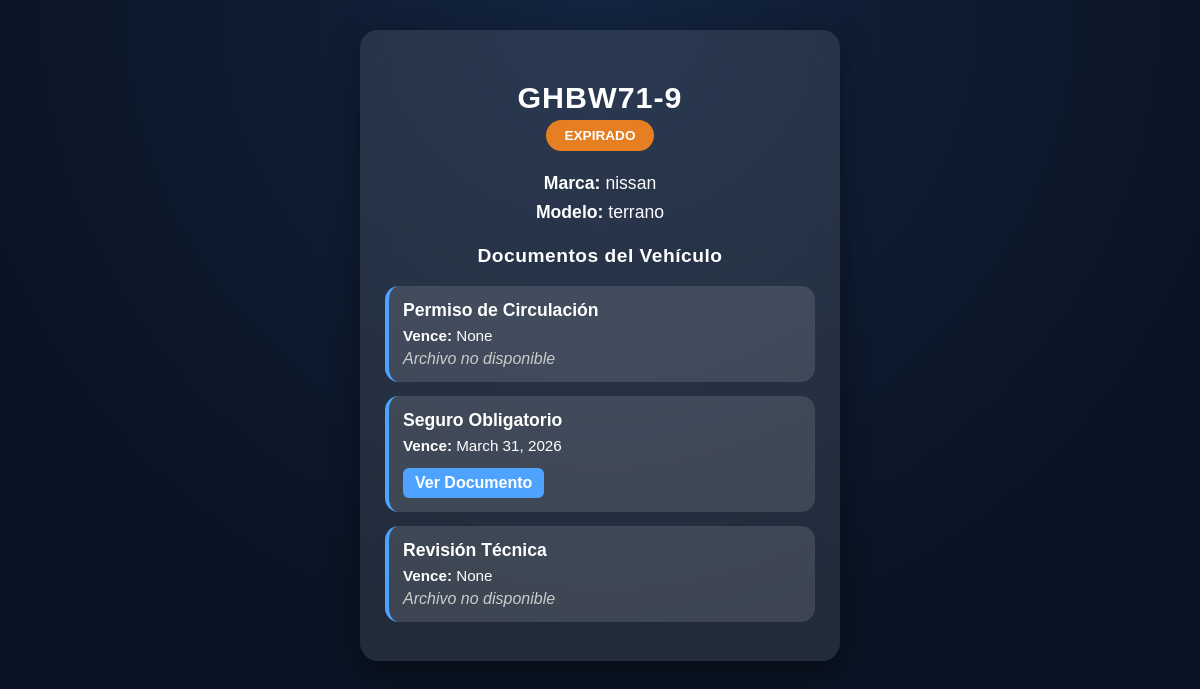
Page /api/accesos/qr-view/b72eed39a99545919bcff6431744009c/ on the earlier database version.
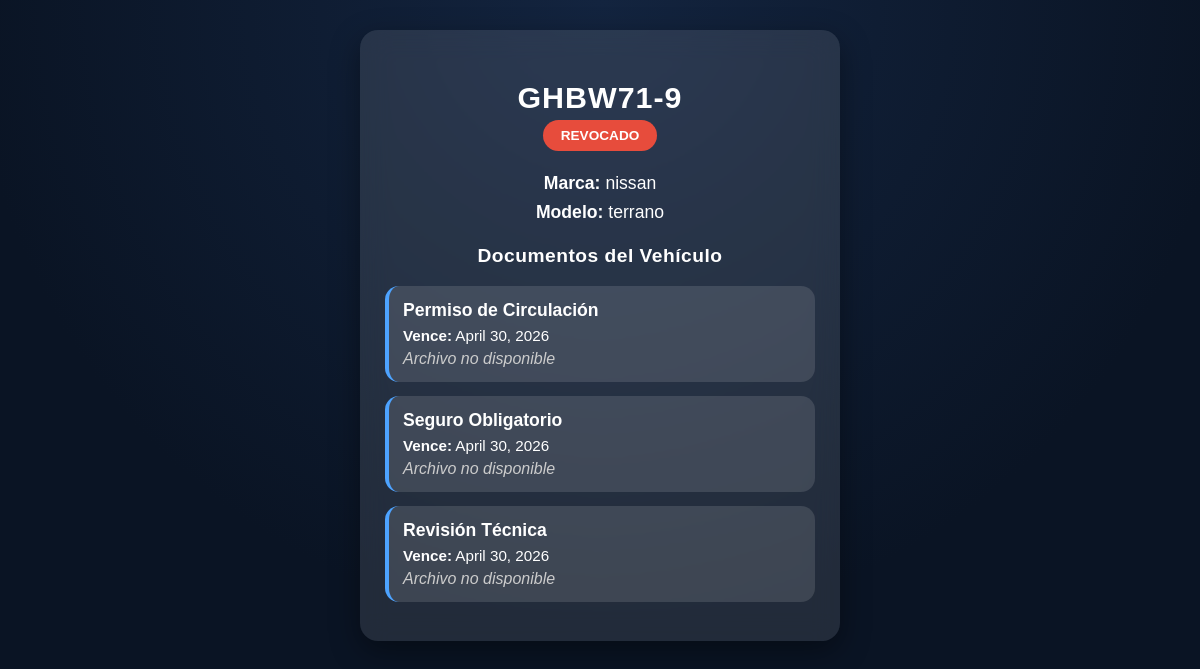
Same page on the later database version.
### documentos_vehiculo/models.py (models this page shows, shortened)
class DocumentoVehicular(models.Model):
    TIPOS =[
        ('rt', 'Revision técnica'),
        ('pc', 'Permiso de circulación'),
        ('so', 'Soap')
    ]
    user = models.ForeignKey(settings.AUTH_USER_MODEL, on_delete=models.CASCADE)
    vehiculo = models.ForeignKey(Vehiculo, on_delete=models.CASCADE, related_name='documentos')
    archivo = models.FileField(upload_to='documentos/', null=True, blank=True)
    tipo = models.CharField(max_length=2, choices=TIPOS)
    archivo_url = models.URLField(max_length=500, null=True, blank=True)
    fecha_subida = models.DateTimeField(auto_now_add=True)
    fecha_vencimiento = models.DateField(null=True, blank=True)
    activo = models.BooleanField(default=True)
    puntaje_validacion = models.PositiveIntegerField(default=0)
    detalles_validacion = models.JSONField(default=dict)
    class Meta:
        indexes = [
            models.Index(fields=['user', 'vehiculo','tipo','activo'])
        ]

### accesos/views.py (the view)
# urls.py: path("qr-view/<str:token>/", SharedAccessHTMLView.as_view(), name="qr-public"),
class SharedAccessHTMLView(APIView):
    authentication_classes = []
    permission_classes = []
    def get(self, request, token):
        shared = get_object_or_404(SharedAccess, token=token)
        if shared.is_revoked:
            estado = "revocado"
        elif timezone.now() > shared.expires_at:
            estado = "expirado"
        else:
            estado = "vigente"
        vehiculo = shared.vehiculo
        docs = DocumentoVehicular.objects.filter(
            vehiculo=vehiculo, activo=True
        ).order_by("-fecha_subida")
        documentos = {}
        for t in ["pc", "so", "rt"]:
            doc = docs.filter(tipo=t).first()
            documentos[t] = {
                "fecha_vencimiento": getattr(doc, "fecha_vencimiento", None),
                "archivo": request.build_absolute_uri(doc.archivo.url)
                    if (doc and doc.archivo) else None
            }
        return render(request, "accesos/qr_publico.html", {
            "vehiculo": vehiculo,
            "estado": estado,
            "documentos": documentos,
            "shared": shared,
            "prestamo": {
                "receptor_nombre": shared.receptor_nombre,
                "receptor_rut": shared.receptor_rut
            } if shared.is_prestamo else None
        })

### accesos/templates/accesos/qr_publico.html (shortened to what this page needs)
<!DOCTYPE html>
<html lang="es">
<head>
</head>
<body>
    <div class="container">
        <h2>{{ vehiculo.patente }}</h2>
        <div class="estado {{ estado }}">
            {{ estado|upper }}
        </div>
        <p class="dato"><strong>Marca:</strong> {{ vehiculo.marca }}</p>
        <p class="dato"><strong>Modelo:</strong> {{ vehiculo.modelo }}</p>
        <h3>Documentos del Vehículo</h3>
        {% for tipo, data in documentos.items %}
            <div class="doc-card">
                <div class="doc-type">
                    {% if tipo == "pc" %} Permiso de Circulación
                    {% elif tipo == "so" %} Seguro Obligatorio
                    {% elif tipo == "rt" %} Revisión Técnica
                    {% else %} {{ tipo|upper }}
                    {% endif %}
                </div>
                {% if data %}
                    <div class="doc-info">
                        <strong>Vence:</strong> {{ data.fecha_vencimiento }}
                    </div>
                    {% if data.archivo %}
                        <a href="{{ data.archivo }}" target="_blank">Ver Documento</a>
                    {% else %}
                        <div class="no-doc">Archivo no disponible</div>
                    {% endif %}
                {% else %}
                    <div class="no-doc">No hay documento activo</div>
                {% endif %}
            </div>
        {% endfor %}
    </div>
</body>
</html>

Differences in the rows shown:
no longer on this page (row edited): DocumentoVehicular: fecha_vencimiento "March 31, 2026"
added DocumentoVehicular: fecha_vencimiento "April 30, 2026"
added DocumentoVehicular: fecha_vencimiento "April 30, 2026"
added DocumentoVehicular: fecha_vencimiento "April 30, 2026"
Other differences:
{{ estado|upper }}: "EXPIRADO" → "REVOCADO"
new list line: "Permiso de Circulación Vence: Archivo no disponible"
new list line: "Seguro Obligatorio Vence: Archivo no disponible"
new list line: "Revisión Técnica Vence: Archivo no disponible"
list line gone: "Permiso de Circulación Vence: None Archivo no disponible"
list line gone: "Seguro Obligatorio Vence: Ver Documento"
list line gone: "Revisión Técnica Vence: None Archivo no disponible"
